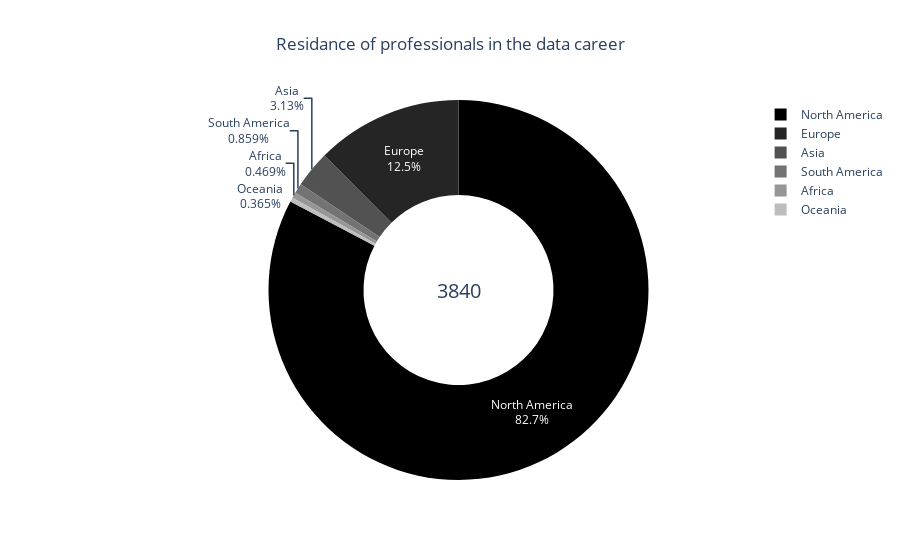

Notebook source saved alongside this figure:
### Code cell
data = (
    df["employee_residence"]
    .apply(country_to_continent)
    .value_counts()
    .sort_values(ascending=False)
)


data.rename(continentes, inplace=True)

# counts of unique values
unique_values = data.value_counts()

# frequency of values and the labels
freq = data.values
labels = data.index.values

# sum of total experience levels
total = sum(freq)

# Create annotation with total value
annotation = dict(font=dict(size=20), showarrow=False, text=str(total), x=0.5, y=0.5)

# Create pie chart with labels, values, hole in the center, color scheme, and text information
data = [
    go.Pie(
        labels=labels,
        values=freq,
        hole=0.5,
        marker=dict(colors=list(reversed(colors.sequential.Greys))),
        textinfo="percent+label",
        insidetextorientation="auto",
        hoverinfo="label+value",
    )
]

# Define layout of the chart
layout = go.Layout(
    title={
        "text": "Residance of professionals in the data career",
        "x": 0.5,
        # "xanchor": "center",
    },
    # width=700,
    # height=700,
    annotations=[annotation],
)

# Add title to the chart and display it
fig = go.Figure(data=data, layout=layout)
fig.show()

### Figure 1 — Plotly figure (JSON) as saved in the notebook; plotly's stock layout.template omitted (floating-point values rounded to 4 significant figures)
{"data": [{"hole": 0.5, "hoverinfo": "label+value", "insidetextorientation": "auto", "labels": ["North America", "Europe", "Asia", "South America", "Africa", "Oceania"], "marker": {"colors": ["rgb(0,0,0)", "rgb(37,37,37)", "rgb(82,82,82)", "rgb(115,115,115)", "rgb(150,150,150)", "rgb(189,189,189)", "rgb(217,217,217)", "rgb(240,240,240)", "rgb(255,255,255)"]}, "textinfo": "percent+label", "type": "pie", "values": [3176, 479, 120, 33, 18, 14]}], "layout": {"annotations": [{"font": {"size": 20}, "showarrow": false, "text": "3840", "x": 0.5, "y": 0.5}], "title": {"text": "Residance of professionals in the data career", "x": 0.5}}}
